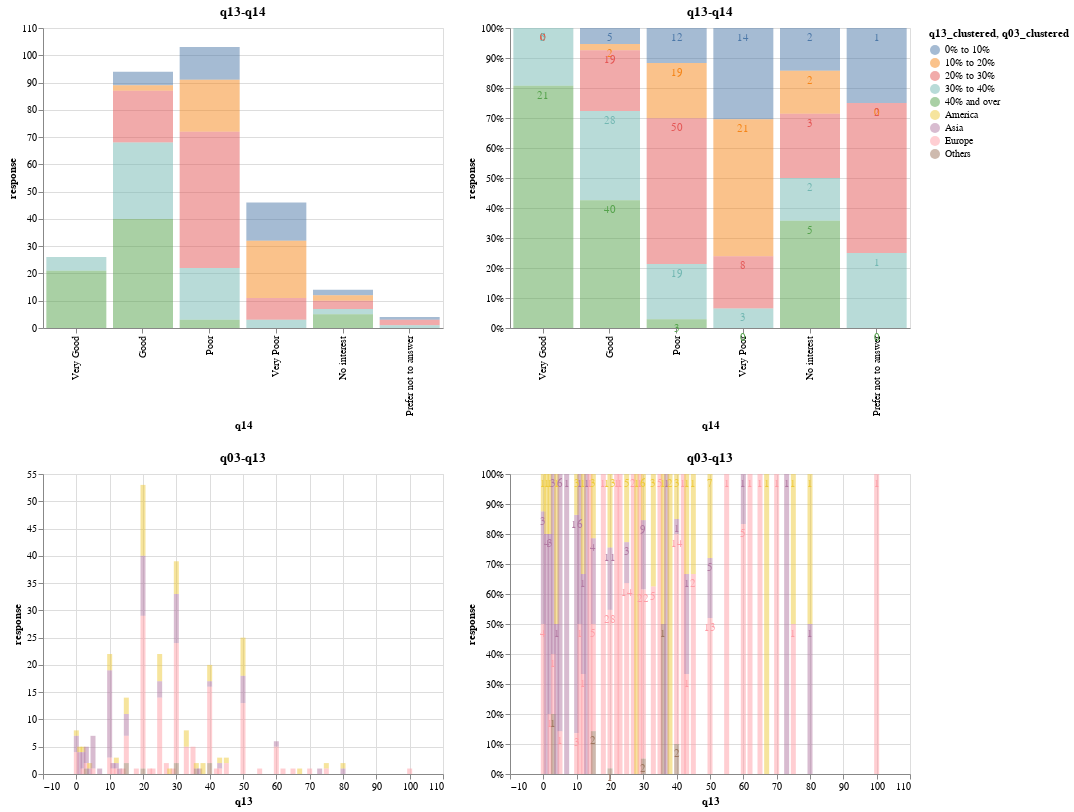

The cell this chart's notebook holds for it:
### Code cell
h13 & h03

### Figure 1 — Vega-Lite specification as saved in the notebook (floating-point values rounded to 4 significant figures)
{"config": {"view": {"continuousWidth": 300, "continuousHeight": 300}}, "vconcat": [{"hconcat": [{"mark": {"type": "bar", "opacity": 0.5, "tooltip": true}, "encoding": {"color": {"field": "q13_clustered", "type": "nominal"}, "x": {"field": "q14", "sort": ["Very Good", "Good", "Poor", "Very Poor", "No interest", "Prefer not to answer"], "type": "ordinal"}, "y": {"field": "response", "type": "quantitative"}}, "title": "q13-q14", "width": 400}, {"layer": [{"mark": {"type": "bar", "opacity": 0.5, "tooltip": true}, "encoding": {"color": {"field": "q13_clustered", "type": "nominal"}, "x": {"field": "q14", "sort": ["Very Good", "Good", "Poor", "Very Poor", "No interest", "Prefer not to answer"], "type": "ordinal"}, "y": {"field": "response", "stack": "normalize", "type": "quantitative"}}, "title": "q13-q14"}, {"mark": {"type": "text", "dy": 10}, "encoding": {"color": {"field": "q13_clustered", "type": "nominal"}, "text": {"field": "response", "type": "quantitative"}, "x": {"field": "q14", "sort": ["Very Good", "Good", "Poor", "Very Poor", "No interest", "Prefer not to answer"], "type": "ordinal"}, "y": {"field": "response", "stack": "normalize", "type": "quantitative"}}, "title": "q13-q14"}], "width": 400}], "data": {"name": "data-53b62b529f605ff80cd0f6b9211e2a1a"}}, {"hconcat": [{"mark": {"type": "bar", "opacity": 0.5, "tooltip": true}, "encoding": {"color": {"field": "q03_clustered", "type": "nominal"}, "x": {"field": "q13", "type": "quantitative"}, "y": {"field": "response", "type": "quantitative"}}, "title": "q03-q13", "width": 400}, {"layer": [{"mark": {"type": "bar", "opacity": 0.5, "tooltip": true}, "encoding": {"color": {"field": "q03_clustered", "type": "nominal"}, "x": {"field": "q13", "type": "quantitative"}, "y": {"field": "response", "stack": "normalize", "type": "quantitative"}}, "title": "q03-q13"}, {"mark": {"type": "text", "dy": 10}, "encoding": {"color": {"field": "q03_clustered", "type": "nominal"}, "text": {"field": "response", "type": "quantitative"}, "x": {"field": "q13", "type": "quantitative"}, "y": {"field": "response", "stack": "normalize", "type": "quantitative"}}, "title": "q03-q13"}], "width": 400}], "data": {"name": "data-12b3c490f4c06636b7d96e7b37c99b6b"}}], "$schema": "https://vega.github.io/schema/vega-lite/v5.8.0.json", "datasets": {"data-53b62b529f605ff80cd0f6b9211e2a1a": [{"q14": "Very Good", "q13_clustered": "0% to 10%", "response": 0}, {"q14": "Very Good", "q13_clustered": "10% to 20%", "response": 0}, {"q14": "Very Good", "q13_clustered": "20% to 30%", "response": 0}, {"q14": "Very Good", "q13_clustered": "30% to 40%", "response": 5}, {"q14": "Very Good", "q13_clustered": "40% and over", "response": 21}, {"q14": "Good", "q13_clustered": "0% to 10%", "response": 5}, {"q14": "Good", "q13_clustered": "10% to 20%", "response": 2}, {"q14": "Good", "q13_clustered": "20% to 30%", "response": 19}, {"q14": "Good", "q13_clustered": "30% to 40%", "response": 28}, {"q14": "Good", "q13_clustered": "40% and over", "response": 40}, {"q14": "Poor", "q13_clustered": "0% to 10%", "response": 12}, {"q14": "Poor", "q13_clustered": "10% to 20%", "response": 19}, {"q14": "Poor", "q13_clustered": "20% to 30%", "response": 50}, {"q14": "Poor", "q13_clustered": "30% to 40%", "response": 19}, {"q14": "Poor", "q13_clustered": "40% and over", "response": 3}, {"q14": "Very Poor", "q13_clustered": "0% to 10%", "response": 14}, {"q14": "Very Poor", "q13_clustered": "10% to 20%", "response": 21}, {"q14": "Very Poor", "q13_clustered": "20% to 30%", "response": 8}, {"q14": "Very Poor", "q13_clustered": "30% to 40%", "response": 3}, {"q14": "Very Poor", "q13_clustered": "40% and over", "response": 0}, {"q14": "No interest", "q13_clustered": "0% to 10%", "response": 2}, {"q14": "No interest", "q13_clustered": "10% to 20%", "response": 2}, {"q14": "No interest", "q13_clustered": "20% to 30%", "response": 3}, {"q14": "No interest", "q13_clustered": "30% to 40%", "response": 2}, {"q14": "No interest", "q13_clustered": "40% and over", "response": 5}, {"q14": "Prefer not to answer", "q13_clustered": "0% to 10%", "response": 1}, {"q14": "Prefer not to answer", "q13_clustered": "10% to 20%", "response": 0}, {"q14": "Prefer not to answer", "q13_clustered": "20% to 30%", "response": 2}, {"q14": "Prefer not to answer", "q13_clustered": "30% to 40%", "response": 1}, {"q14": "Prefer not to answer", "q13_clustered": "40% and over", "response": 0}], "data-12b3c490f4c06636b7d96e7b37c99b6b": [{"q13": 0, "q03_clustered": "America", "response": 1}, {"q13": 0, "q03_clustered": "Asia", "response": 3}, {"q13": 0, "q03_clustered": "Europe", "response": 4}, {"q13": 1, "q03_clustered": "America", "response": 1}, {"q13": 1, "q03_clustered": "Asia", "response": 4}, {"q13": 2, "q03_clustered": "America", "response": 1}, {"q13": 2, "q03_clustered": "Asia", "response": 3}, {"q13": 2, "q03_clustered": "Europe", "response": 1}, {"q13": 3, "q03_clustered": "Asia", "response": 3}, {"q13": 3, "q03_clustered": "Europe", "response": 1}, {"q13": 3, "q03_clustered": "Others", "response": 1}, {"q13": 4, "q03_clustered": "America", "response": 1}, {"q13": 4, "q03_clustered": "Asia", "response": 1}, {"q13": 5, "q03_clustered": "Asia", "response": 6}, {"q13": 5, "q03_clustered": "Europe", "response": 1}, {"q13": 7, "q03_clustered": "Asia", "response": 1}, {"q13": 10, "q03_clustered": "America", "response": 3}, {"q13": 10, "q03_clustered": "Asia", "response": 16}, {"q13": 10, "q03_clustered": "Europe", "response": 3}, {"q13": 11, "q03_clustered": "Asia", "response": 1}, {"q13": 11, "q03_clustered": "Europe", "response": 1}, {"q13": 12, "q03_clustered": "America", "response": 1}, {"q13": 12, "q03_clustered": "Asia", "response": 1}, {"q13": 12, "q03_clustered": "Europe", "response": 1}, {"q13": 13, "q03_clustered": "Asia", "response": 1}, {"q13": 14, "q03_clustered": "Europe", "response": 1}, {"q13": 15, "q03_clustered": "America", "response": 3}, {"q13": 15, "q03_clustered": "Asia", "response": 4}, {"q13": 15, "q03_clustered": "Europe", "response": 5}, {"q13": 15, "q03_clustered": "Others", "response": 2}, {"q13": 18, "q03_clustered": "Europe", "response": 1}, {"q13": 20, "q03_clustered": "America", "response": 13}, {"q13": 20, "q03_clustered": "Asia", "response": 11}, {"q13": 20, "q03_clustered": "Europe", "response": 28}, {"q13": 20, "q03_clustered": "Others", "response": 1}, {"q13": 22, "q03_clustered": "Europe", "response": 1}, {"q13": 23, "q03_clustered": "Europe", "response": 1}, {"q13": 25, "q03_clustered": "America", "response": 5}, {"q13": 25, "q03_clustered": "Asia", "response": 3}, {"q13": 25, "q03_clustered": "Europe", "response": 14}, {"q13": 27, "q03_clustered": "Europe", "response": 2}, {"q13": 28, "q03_clustered": "America", "response": 1}, {"q13": 29, "q03_clustered": "Europe", "response": 1}, {"q13": 30, "q03_clustered": "America", "response": 6}, {"q13": 30, "q03_clustered": "Asia", "response": 9}, {"q13": 30, "q03_clustered": "Europe", "response": 22}, {"q13": 30, "q03_clustered": "Others", "response": 2}, {"q13": 33, "q03_clustered": "America", "response": 3}, {"q13": 33, "q03_clustered": "Europe", "response": 5}, {"q13": 35, "q03_clustered": "Europe", "response": 5}, {"q13": 36, "q03_clustered": "America", "response": 1}, {"q13": 36, "q03_clustered": "Others", "response": 1}, {"q13": 37, "q03_clustered": "Asia", "response": 1}, {"q13": 38, "q03_clustered": "America", "response": 2}, {"q13": 40, "q03_clustered": "America", "response": 3}, {"q13": 40, "q03_clustered": "Asia", "response": 1}, {"q13": 40, "q03_clustered": "Europe", "response": 14}, {"q13": 40, "q03_clustered": "Others", "response": 2}, {"q13": 42, "q03_clustered": "Europe", "response": 1}, {"q13": 43, "q03_clustered": "America", "response": 1}, {"q13": 43, "q03_clustered": "Asia", "response": 1}, {"q13": 43, "q03_clustered": "Europe", "response": 1}, {"q13": 45, "q03_clustered": "America", "response": 1}, {"q13": 45, "q03_clustered": "Europe", "response": 2}, {"q13": 50, "q03_clustered": "America", "response": 7}, {"q13": 50, "q03_clustered": "Asia", "response": 5}, {"q13": 50, "q03_clustered": "Europe", "response": 13}, {"q13": 55, "q03_clustered": "Europe", "response": 1}, {"q13": 60, "q03_clustered": "Asia", "response": 1}, {"q13": 60, "q03_clustered": "Europe", "response": 5}, {"q13": 62, "q03_clustered": "Europe", "response": 1}, {"q13": 65, "q03_clustered": "Europe", "response": 1}, {"q13": 67, "q03_clustered": "America", "response": 1}, {"q13": 70, "q03_clustered": "Europe", "response": 1}, {"q13": 73, "q03_clustered": "Asia", "response": 1}, {"q13": 75, "q03_clustered": "America", "response": 1}, {"q13": 75, "q03_clustered": "Europe", "response": 1}, {"q13": 80, "q03_clustered": "America", "response": 1}, {"q13": 80, "q03_clustered": "Asia", "response": 1}, {"q13": 100, "q03_clustered": "Europe", "response": 1}]}}
